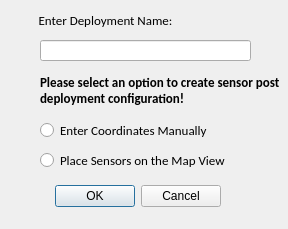
<?xml version="1.0" encoding="UTF-8"?>
<ui version="4.0">
 <class>Dialog</class>
 <widget class="QDialog" name="Dialog">
  <property name="geometry">
   <rect>
    <x>0</x>
    <y>0</y>
    <width>288</width>
    <height>229</height>
   </rect>
  </property>
  <property name="windowTitle">
   <string>Sensor Deployment Options</string>
  </property>
  <widget class="QDialogButtonBox" name="buttonBox">
   <property name="geometry">
    <rect>
     <x>-120</x>
     <y>180</y>
     <width>341</width>
     <height>32</height>
    </rect>
   </property>
   <property name="orientation">
    <enum>Qt::Horizontal</enum>
   </property>
   <property name="standardButtons">
    <set>QDialogButtonBox::Cancel|QDialogButtonBox::Ok</set>
   </property>
  </widget>
  <widget class="QRadioButton" name="radioButton_2">
   <property name="geometry">
    <rect>
     <x>40</x>
     <y>150</y>
     <width>211</width>
     <height>20</height>
    </rect>
   </property>
   <property name="font">
    <font>
     <family>Calibri</family>
     <pointsize>10</pointsize>
    </font>
   </property>
   <property name="toolTipDuration">
    <number>2</number>
   </property>
   <property name="statusTip">
    <string notr="true"/>
   </property>
   <property name="text">
    <string>Place Sensors on the Map View</string>
   </property>
  </widget>
  <widget class="QLabel" name="label">
   <property name="geometry">
    <rect>
     <x>40</x>
     <y>70</y>
     <width>241</width>
     <height>41</height>
    </rect>
   </property>
   <property name="font">
    <font>
     <family>Calibri</family>
     <pointsize>10</pointsize>
     <weight>75</weight>
     <bold>true</bold>
    </font>
   </property>
   <property name="text">
    <string>Please select an option to create sensor post deployment configuration!</string>
   </property>
   <property name="wordWrap">
    <bool>true</bool>
   </property>
  </widget>
  <widget class="QRadioButton" name="radioButton">
   <property name="geometry">
    <rect>
     <x>40</x>
     <y>120</y>
     <width>191</width>
     <height>20</height>
    </rect>
   </property>
   <property name="font">
    <font>
     <family>Calibri</family>
     <pointsize>10</pointsize>
    </font>
   </property>
   <property name="toolTipDuration">
    <number>2</number>
   </property>
   <property name="statusTip">
    <string notr="true"/>
   </property>
   <property name="text">
    <string>Enter Coordinates Manually</string>
   </property>
  </widget>
  <widget class="QLineEdit" name="lineEdit">
   <property name="geometry">
    <rect>
     <x>40</x>
     <y>40</y>
     <width>211</width>
     <height>21</height>
    </rect>
   </property>
  </widget>
  <widget class="QLabel" name="label_2">
   <property name="geometry">
    <rect>
     <x>10</x>
     <y>10</y>
     <width>191</width>
     <height>21</height>
    </rect>
   </property>
   <property name="font">
    <font>
     <family>Calibri</family>
     <pointsize>10</pointsize>
    </font>
   </property>
   <property name="text">
    <string>Enter Deployment Name:</string>
   </property>
   <property name="alignment">
    <set>Qt::AlignCenter</set>
   </property>
   <property name="wordWrap">
    <bool>true</bool>
   </property>
  </widget>
 </widget>
 <resources/>
 <connections>
  <connection>
   <sender>buttonBox</sender>
   <signal>accepted()</signal>
   <receiver>Dialog</receiver>
   <slot>accept()</slot>
   <hints>
    <hint type="sourcelabel">
     <x>248</x>
     <y>254</y>
    </hint>
    <hint type="destinationlabel">
     <x>157</x>
     <y>274</y>
    </hint>
   </hints>
  </connection>
  <connection>
   <sender>buttonBox</sender>
   <signal>rejected()</signal>
   <receiver>Dialog</receiver>
   <slot>reject()</slot>
   <hints>
    <hint type="sourcelabel">
     <x>316</x>
     <y>260</y>
    </hint>
    <hint type="destinationlabel">
     <x>286</x>
     <y>274</y>
    </hint>
   </hints>
  </connection>
 </connections>
</ui>
